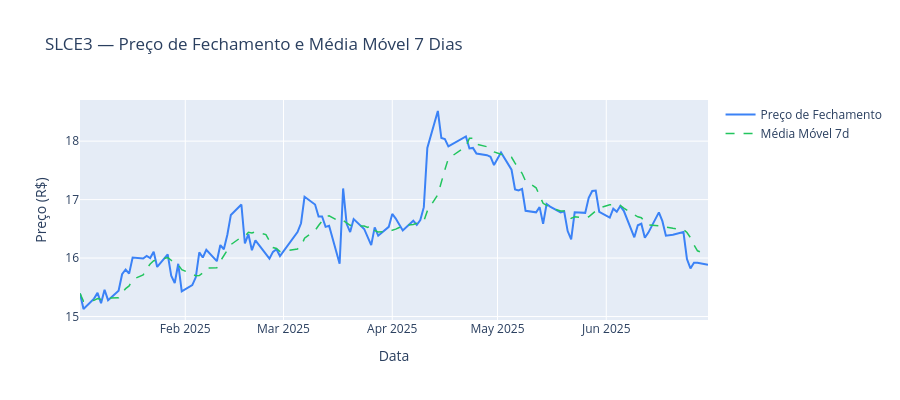

This figure's notebook cell:
### Markdown cell above
## 6. Visualizações

### 6.1 Preço de Fechamento e Média Móvel 7 Dias

A média móvel suaviza as variações diárias e revela a tendência real do ativo ao longo do semestre.

### Code cell
fig = go.Figure()
fig.add_trace(go.Scatter(x=df['data'], y=df['preco_fechamento'],
                         name='Preço de Fechamento',
                         line=dict(color='#3b82f6', width=2)))
fig.add_trace(go.Scatter(x=df['data'], y=df['media_movel_7d'],
                         name='Média Móvel 7d',
                         line=dict(color='#22c55e', width=1.5, dash='dash')))
fig.update_layout(title='SLCE3 — Preço de Fechamento e Média Móvel 7 Dias',
                  xaxis_title='Data', yaxis_title='Preço (R$)',
                  height=400, hovermode='x unified')
fig
